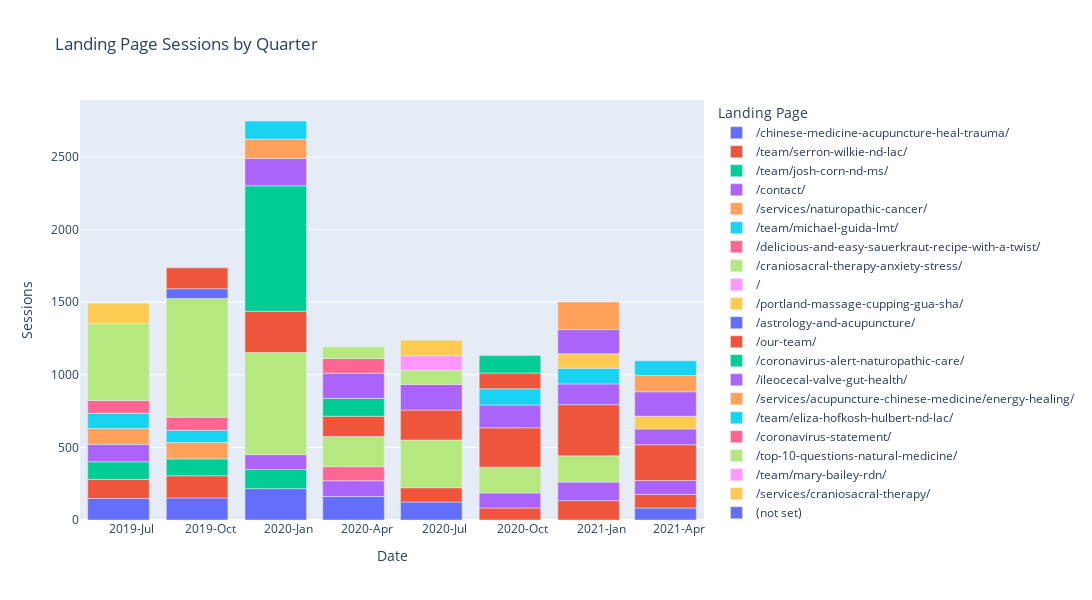

The notebook cell this image was saved under:
### Code cell
# Read the CSV file
df = pd.read_csv('output/hsh/Landing Pages/consolidated-landing-pages.csv')

# # Now, let's create the Date column
df['Date'] = pd.to_datetime(df['Year'].astype(str) + '-' + df['Quarter'].apply(functions.quarter_to_month) + '-01')

# Sort by date
df = df.sort_values("Date")

# Create Line Plot with No Total
exclude_list = ["total"]
fig = px.bar(df.query('`Landing Page` not in @exclude_list'), x='Date', y='Sessions', color='Landing Page', title='Landing Page Sessions by Quarter')

# Update the layout
fig.update_layout(
    autosize=False,
    width=1200,  # Width of the figure in pixels
    height=600  # Height of the figure in pixels
)

# Customize the x-axis to show both year and quarter
fig.update_xaxes(
    dtick="M3",
    tickformat="%Y-%b",  # This will show Year-Month
    ticklabelmode="period"
)

fig.show()
fig.write_html('output/hsh/hsh-landing-pages.html')

### Figure 1 — Plotly figure (JSON) as saved in the notebook; plotly's stock layout.template omitted (floating-point values rounded to 4 significant figures)
{"data": [{"alignmentgroup": "True", "hovertemplate": "Landing Page=/chinese-medicine-acupuncture-heal-trauma/<br>Date=%{x}<br>Sessions=%{y}<extra></extra>", "legendgroup": "/chinese-medicine-acupuncture-heal-trauma/", "marker": {"color": "#636efa", "pattern": {"shape": ""}}, "name": "/chinese-medicine-acupuncture-heal-trauma/", "offsetgroup": "/chinese-medicine-acupuncture-heal-trauma/", "orientation": "v", "showlegend": true, "textposition": "auto", "type": "bar", "x": ["2019-07-01T00:00:00", "2019-10-01T00:00:00", "2020-01-01T00:00:00", "2020-04-01T00:00:00", "2020-07-01T00:00:00", "2021-04-01T00:00:00"], "xaxis": "x", "y": [148, 152, 216, 162, 124, 83], "yaxis": "y"}, {"alignmentgroup": "True", "hovertemplate": "Landing Page=/team/serron-wilkie-nd-lac/<br>Date=%{x}<br>Sessions=%{y}<extra></extra>", "legendgroup": "/team/serron-wilkie-nd-lac/", "marker": {"color": "#EF553B", "pattern": {"shape": ""}}, "name": "/team/serron-wilkie-nd-lac/", "offsetgroup": "/team/serron-wilkie-nd-lac/", "orientation": "v", "showlegend": true, "textposition": "auto", "type": "bar", "x": ["2019-07-01T00:00:00", "2019-10-01T00:00:00", "2020-07-01T00:00:00", "2020-10-01T00:00:00", "2021-01-01T00:00:00", "2021-04-01T00:00:00"], "xaxis": "x", "y": [132, 152, 98, 83, 133, 93], "yaxis": "y"}, {"alignmentgroup": "True", "hovertemplate": "Landing Page=/team/josh-corn-nd-ms/<br>Date=%{x}<br>Sessions=%{y}<extra></extra>", "legendgroup": "/team/josh-corn-nd-ms/", "marker": {"color": "#00cc96", "pattern": {"shape": ""}}, "name": "/team/josh-corn-nd-ms/", "offsetgroup": "/team/josh-corn-nd-ms/", "orientation": "v", "showlegend": true, "textposition": "auto", "type": "bar", "x": ["2019-07-01T00:00:00", "2019-10-01T00:00:00", "2020-01-01T00:00:00"], "xaxis": "x", "y": [121, 117, 132], "yaxis": "y"}, {"alignmentgroup": "True", "hovertemplate": "Landing Page=/contact/<br>Date=%{x}<br>Sessions=%{y}<extra></extra>", "legendgroup": "/contact/", "marker": {"color": "#ab63fa", "pattern": {"shape": ""}}, "name": "/contact/", "offsetgroup": "/contact/", "orientation": "v", "showlegend": true, "textposition": "auto", "type": "bar", "x": ["2019-07-01T00:00:00", "2020-01-01T00:00:00", "2020-04-01T00:00:00", "2020-10-01T00:00:00", "2021-01-01T00:00:00", "2021-04-01T00:00:00"], "xaxis": "x", "y": [120, 102, 108, 103, 128, 96], "yaxis": "y"}, {"alignmentgroup": "True", "hovertemplate": "Landing Page=/services/naturopathic-cancer/<br>Date=%{x}<br>Sessions=%{y}<extra></extra>", "legendgroup": "/services/naturopathic-cancer/", "marker": {"color": "#FFA15A", "pattern": {"shape": ""}}, "name": "/services/naturopathic-cancer/", "offsetgroup": "/services/naturopathic-cancer/", "orientation": "v", "showlegend": true, "textposition": "auto", "type": "bar", "x": ["2019-07-01T00:00:00", "2019-10-01T00:00:00"], "xaxis": "x", "y": [109, 112], "yaxis": "y"}, {"alignmentgroup": "True", "hovertemplate": "Landing Page=/team/michael-guida-lmt/<br>Date=%{x}<br>Sessions=%{y}<extra></extra>", "legendgroup": "/team/michael-guida-lmt/", "marker": {"color": "#19d3f3", "pattern": {"shape": ""}}, "name": "/team/michael-guida-lmt/", "offsetgroup": "/team/michael-guida-lmt/", "orientation": "v", "showlegend": true, "textposition": "auto", "type": "bar", "x": ["2019-07-01T00:00:00", "2019-10-01T00:00:00"], "xaxis": "x", "y": [105, 85], "yaxis": "y"}, {"alignmentgroup": "True", "hovertemplate": "Landing Page=/delicious-and-easy-sauerkraut-recipe-with-a-twist/<br>Date=%{x}<br>Sessions=%{y}<extra></extra>", "legendgroup": "/delicious-and-easy-sauerkraut-recipe-with-a-twist/", "marker": {"color": "#FF6692", "pattern": {"shape": ""}}, "name": "/delicious-and-easy-sauerkraut-recipe-with-a-twist/", "offsetgroup": "/delicious-and-easy-sauerkraut-recipe-with-a-twist/", "orientation": "v", "showlegend": true, "textposition": "auto", "type": "bar", "x": ["2019-07-01T00:00:00", "2019-10-01T00:00:00", "2020-04-01T00:00:00"], "xaxis": "x", "y": [88, 90, 97], "yaxis": "y"}, {"alignmentgroup": "True", "hovertemplate": "Landing Page=/craniosacral-therapy-anxiety-stress/<br>Date=%{x}<br>Sessions=%{y}<extra></extra>", "legendgroup": "/craniosacral-therapy-anxiety-stress/", "marker": {"color": "#B6E880", "pattern": {"shape": ""}}, "name": "/craniosacral-therapy-anxiety-stress/", "offsetgroup": "/craniosacral-therapy-anxiety-stress/", "orientation": "v", "showlegend": true, "textposition": "auto", "type": "bar", "x": ["2019-07-01T00:00:00", "2019-10-01T00:00:00", "2020-01-01T00:00:00", "2020-04-01T00:00:00", "2020-07-01T00:00:00", "2020-10-01T00:00:00", "2021-01-01T00:00:00"], "xaxis": "x", "y": [529, 817, 703, 208, 329, 178, 181], "yaxis": "y"}, {"alignmentgroup": "True", "hovertemplate": "Landing Page=/<br>Date=%{x}<br>Sessions=%{y}<extra></extra>", "legendgroup": "/", "marker": {"color": "#FF97FF", "pattern": {"shape": ""}}, "name": "/", "offsetgroup": "/", "orientation": "v", "showlegend": true, "textposition": "auto", "type": "bar", "x": ["2019-07-01T00:00:00", "2019-10-01T00:00:00", "2020-01-01T00:00:00", "2020-04-01T00:00:00", "2020-07-01T00:00:00", "2020-10-01T00:00:00", "2021-01-01T00:00:00", "2021-04-01T00:00:00"], "xaxis": "x", "y": [null, null, null, null, null, null, null, null], "yaxis": "y"}, {"alignmentgroup": "True", "hovertemplate": "Landing Page=/portland-massage-cupping-gua-sha/<br>Date=%{x}<br>Sessions=%{y}<extra></extra>", "legendgroup": "/portland-massage-cupping-gua-sha/", "marker": {"color": "#FECB52", "pattern": {"shape": ""}}, "name": "/portland-massage-cupping-gua-sha/", "offsetgroup": "/portland-massage-cupping-gua-sha/", "orientation": "v", "showlegend": true, "textposition": "auto", "type": "bar", "x": ["2019-07-01T00:00:00"], "xaxis": "x", "y": [140], "yaxis": "y"}, {"alignmentgroup": "True", "hovertemplate": "Landing Page=/astrology-and-acupuncture/<br>Date=%{x}<br>Sessions=%{y}<extra></extra>", "legendgroup": "/astrology-and-acupuncture/", "marker": {"color": "#636efa", "pattern": {"shape": ""}}, "name": "/astrology-and-acupuncture/", "offsetgroup": "/astrology-and-acupuncture/", "orientation": "v", "showlegend": true, "textposition": "auto", "type": "bar", "x": ["2019-10-01T00:00:00"], "xaxis": "x", "y": [67], "yaxis": "y"}, {"alignmentgroup": "True", "hovertemplate": "Landing Page=/our-team/<br>Date=%{x}<br>Sessions=%{y}<extra></extra>", "legendgroup": "/our-team/", "marker": {"color": "#EF553B", "pattern": {"shape": ""}}, "name": "/our-team/", "offsetgroup": "/our-team/", "orientation": "v", "showlegend": true, "textposition": "auto", "type": "bar", "x": ["2019-10-01T00:00:00", "2020-01-01T00:00:00", "2020-04-01T00:00:00", "2020-07-01T00:00:00", "2020-10-01T00:00:00", "2021-01-01T00:00:00", "2021-04-01T00:00:00"], "xaxis": "x", "y": [144, 284, 139, 206, 271, 352, 246], "yaxis": "y"}, {"alignmentgroup": "True", "hovertemplate": "Landing Page=/coronavirus-alert-naturopathic-care/<br>Date=%{x}<br>Sessions=%{y}<extra></extra>", "legendgroup": "/coronavirus-alert-naturopathic-care/", "marker": {"color": "#00cc96", "pattern": {"shape": ""}}, "name": "/coronavirus-alert-naturopathic-care/", "offsetgroup": "/coronavirus-alert-naturopathic-care/", "orientation": "v", "showlegend": true, "textposition": "auto", "type": "bar", "x": ["2020-01-01T00:00:00", "2020-04-01T00:00:00"], "xaxis": "x", "y": [864, 123], "yaxis": "y"}, {"alignmentgroup": "True", "hovertemplate": "Landing Page=/ileocecal-valve-gut-health/<br>Date=%{x}<br>Sessions=%{y}<extra></extra>", "legendgroup": "/ileocecal-valve-gut-health/", "marker": {"color": "#ab63fa", "pattern": {"shape": ""}}, "name": "/ileocecal-valve-gut-health/", "offsetgroup": "/ileocecal-valve-gut-health/", "orientation": "v", "showlegend": true, "textposition": "auto", "type": "bar", "x": ["2020-01-01T00:00:00", "2020-04-01T00:00:00", "2020-07-01T00:00:00", "2020-10-01T00:00:00", "2021-01-01T00:00:00", "2021-04-01T00:00:00"], "xaxis": "x", "y": [188, 174, 176, 157, 143, 109], "yaxis": "y"}, {"alignmentgroup": "True", "hovertemplate": "Landing Page=/services/acupuncture-chinese-medicine/energy-healing/<br>Date=%{x}<br>Sessions=%{y}<extra></extra>", "legendgroup": "/services/acupuncture-chinese-medicine/energy-healing/", "marker": {"color": "#FFA15A", "pattern": {"shape": ""}}, "name": "/services/acupuncture-chinese-medicine/energy-healing/", "offsetgroup": "/services/acupuncture-chinese-medicine/energy-healing/", "orientation": "v", "showlegend": true, "textposition": "auto", "type": "bar", "x": ["2020-01-01T00:00:00"], "xaxis": "x", "y": [133], "yaxis": "y"}, {"alignmentgroup": "True", "hovertemplate": "Landing Page=/team/eliza-hofkosh-hulbert-nd-lac/<br>Date=%{x}<br>Sessions=%{y}<extra></extra>", "legendgroup": "/team/eliza-hofkosh-hulbert-nd-lac/", "marker": {"color": "#19d3f3", "pattern": {"shape": ""}}, "name": "/team/eliza-hofkosh-hulbert-nd-lac/", "offsetgroup": "/team/eliza-hofkosh-hulbert-nd-lac/", "orientation": "v", "showlegend": true, "textposition": "auto", "type": "bar", "x": ["2020-01-01T00:00:00", "2020-10-01T00:00:00", "2021-01-01T00:00:00"], "xaxis": "x", "y": [125, 111, 107], "yaxis": "y"}, {"alignmentgroup": "True", "hovertemplate": "Landing Page=/coronavirus-statement/<br>Date=%{x}<br>Sessions=%{y}<extra></extra>", "legendgroup": "/coronavirus-statement/", "marker": {"color": "#FF6692", "pattern": {"shape": ""}}, "name": "/coronavirus-statement/", "offsetgroup": "/coronavirus-statement/", "orientation": "v", "showlegend": true, "textposition": "auto", "type": "bar", "x": ["2020-04-01T00:00:00"], "xaxis": "x", "y": [101], "yaxis": "y"}, {"alignmentgroup": "True", "hovertemplate": "Landing Page=/top-10-questions-natural-medicine/<br>Date=%{x}<br>Sessions=%{y}<extra></extra>", "legendgroup": "/top-10-questions-natural-medicine/", "marker": {"color": "#B6E880", "pattern": {"shape": ""}}, "name": "/top-10-questions-natural-medicine/", "offsetgroup": "/top-10-questions-natural-medicine/", "orientation": "v", "showlegend": true, "textposition": "auto", "type": "bar", "x": ["2020-04-01T00:00:00", "2020-07-01T00:00:00"], "xaxis": "x", "y": [80, 98], "yaxis": "y"}, {"alignmentgroup": "True", "hovertemplate": "Landing Page=/team/mary-bailey-rdn/<br>Date=%{x}<br>Sessions=%{y}<extra></extra>", "legendgroup": "/team/mary-bailey-rdn/", "marker": {"color": "#FF97FF", "pattern": {"shape": ""}}, "name": "/team/mary-bailey-rdn/", "offsetgroup": "/team/mary-bailey-rdn/", "orientation": "v", "showlegend": true, "textposition": "auto", "type": "bar", "x": ["2020-07-01T00:00:00"], "xaxis": "x", "y": [100], "yaxis": "y"}, {"alignmentgroup": "True", "hovertemplate": "Landing Page=/services/craniosacral-therapy/<br>Date=%{x}<br>Sessions=%{y}<extra></extra>", "legendgroup": "/services/craniosacral-therapy/", "marker": {"color": "#FECB52", "pattern": {"shape": ""}}, "name": "/services/craniosacral-therapy/", "offsetgroup": "/services/craniosacral-therapy/", "orientation": "v", "showlegend": true, "textposition": "auto", "type": "bar", "x": ["2020-07-01T00:00:00", "2021-01-01T00:00:00", "2021-04-01T00:00:00"], "xaxis": "x", "y": [107, 101, 87], "yaxis": "y"}, {"alignmentgroup": "True", "hovertemplate": "Landing Page=(not set)<br>Date=%{x}<br>Sessions=%{y}<extra></extra>", "legendgroup": "(not set)", "marker": {"color": "#636efa", "pattern": {"shape": ""}}, "name": "(not set)", "offsetgroup": "(not set)", "orientation": "v", "showlegend": true, "textposition": "auto", "type": "bar", "x": ["2020-07-01T00:00:00", "2020-10-01T00:00:00"], "xaxis": "x", "y": [null, null], "yaxis": "y"}, {"alignmentgroup": "True", "hovertemplate": "Landing Page=/team/april-hansen-rn/<br>Date=%{x}<br>Sessions=%{y}<extra></extra>", "legendgroup": "/team/april-hansen-rn/", "marker": {"color": "#EF553B", "pattern": {"shape": ""}}, "name": "/team/april-hansen-rn/", "offsetgroup": "/team/april-hansen-rn/", "orientation": "v", "showlegend": true, "textposition": "auto", "type": "bar", "x": ["2020-10-01T00:00:00"], "xaxis": "x", "y": [109], "yaxis": "y"}, {"alignmentgroup": "True", "hovertemplate": "Landing Page=/team/aimee-patterson-nd/<br>Date=%{x}<br>Sessions=%{y}<extra></extra>", "legendgroup": "/team/aimee-patterson-nd/", "marker": {"color": "#00cc96", "pattern": {"shape": ""}}, "name": "/team/aimee-patterson-nd/", "offsetgroup": "/team/aimee-patterson-nd/", "orientation": "v", "showlegend": true, "textposition": "auto", "type": "bar", "x": ["2020-10-01T00:00:00"], "xaxis": "x", "y": [120], "yaxis": "y"}, {"alignmentgroup": "True", "hovertemplate": "Landing Page=/services/energy-healing-reiki/<br>Date=%{x}<br>Sessions=%{y}<extra></extra>", "legendgroup": "/services/energy-healing-reiki/", "marker": {"color": "#ab63fa", "pattern": {"shape": ""}}, "name": "/services/energy-healing-reiki/", "offsetgroup": "/services/energy-healing-reiki/", "orientation": "v", "showlegend": true, "textposition": "auto", "type": "bar", "x": ["2021-01-01T00:00:00", "2021-04-01T00:00:00"], "xaxis": "x", "y": [166, 169], "yaxis": "y"}, {"alignmentgroup": "True", "hovertemplate": "Landing Page=/is-the-covid-vaccine-right-for-you/<br>Date=%{x}<br>Sessions=%{y}<extra></extra>", "legendgroup": "/is-the-covid-vaccine-right-for-you/", "marker": {"color": "#FFA15A", "pattern": {"shape": ""}}, "name": "/is-the-covid-vaccine-right-for-you/", "offsetgroup": "/is-the-covid-vaccine-right-for-you/", "orientation": "v", "showlegend": true, "textposition": "auto", "type": "bar", "x": ["2021-01-01T00:00:00", "2021-04-01T00:00:00"], "xaxis": "x", "y": [190, 112], "yaxis": "y"}, {"alignmentgroup": "True", "hovertemplate": "Landing Page=/team/grady-nesbitt-nd-lac/<br>Date=%{x}<br>Sessions=%{y}<extra></extra>", "legendgroup": "/team/grady-nesbitt-nd-lac/", "marker": {"color": "#19d3f3", "pattern": {"shape": ""}}, "name": "/team/grady-nesbitt-nd-lac/", "offsetgroup": "/team/grady-nesbitt-nd-lac/", "orientation": "v", "showlegend": true, "textposition": "auto", "type": "bar", "x": ["2021-04-01T00:00:00"], "xaxis": "x", "y": [101], "yaxis": "y"}], "layout": {"autosize": false, "barmode": "relative", "height": 600, "legend": {"title": {"text": "Landing Page"}, "tracegroupgap": 0}, "title": {"text": "Landing Page Sessions by Quarter"}, "width": 1200, "xaxis": {"anchor": "y", "autorange": true, "domain": [0, 1], "dtick": "M3", "range": ["2019-05-17", "2021-05-16"], "tickformat": "%Y-%b", "ticklabelmode": "period", "title": {"text": "Date"}, "type": "date"}, "yaxis": {"anchor": "x", "autorange": true, "domain": [0, 1], "range": [0, 2892.0], "title": {"text": "Sessions"}, "type": "linear"}}}
